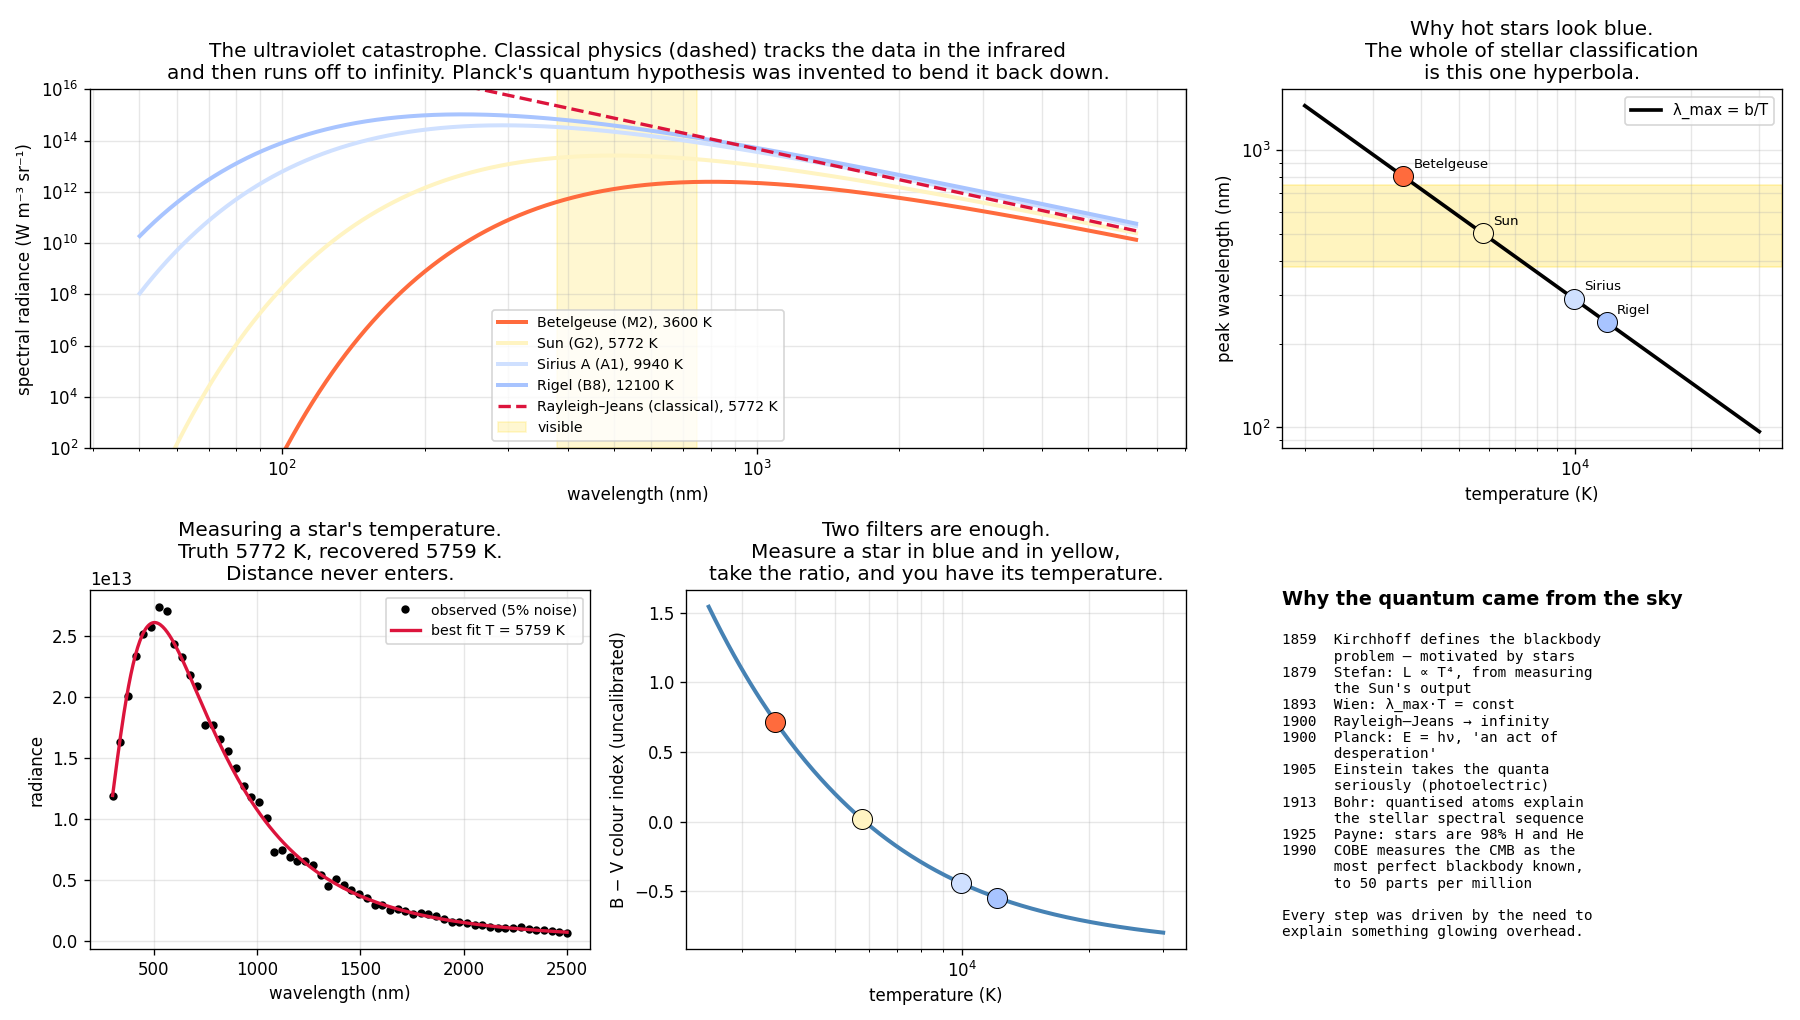

Write Python code to recreate this figure.
"""Starlight forced the quantum: fitting a star's colour breaks classical physics.

Classical thermodynamics makes a firm, unambiguous prediction for the spectrum of a
hot body — the Rayleigh–Jeans law, B ∝ T/λ⁴. It is derived from equipartition, one
of the most trusted principles in 19th-century physics. It is also catastrophically
wrong: it diverges at short wavelength, predicting infinite energy from every warm
object. Ehrenfest named it the "ultraviolet catastrophe".

Planck fixed it in December 1900 by assuming energy comes in lumps of hν. He called
it "an act of desperation" and spent years trying to get rid of the assumption.

The reason this is an ASTRONOMY chapter: stars are the best blackbodies in nature.
A lab cavity is an approximation of a star, not the other way round. Stellar
spectra, and later the cosmic microwave background (ch08), are where the Planck
function is tested to the precision that makes it undeniable — the CMB is the most
perfect blackbody ever measured, anywhere.

    phenomenon:   stars have colours, and hotter stars are bluer
    simulation:   Planck spectra for real stars from Betelgeuse to Rigel
    dissection:   fit T to a noisy observed spectrum with torch autograd
    formula:      Wien's λ_max·T = 2.898e−3 m·K falls out of dB/dλ = 0, which we
                  get from autograd rather than from calculus by hand.
"""
from pathlib import Path

import matplotlib.pyplot as plt
import numpy as np
import torch

H, C, K_B = 6.62607015e-34, 2.99792458e8, 1.380649e-23


def planck(lam, T):
    """Planck's law: the fix that needed quanta."""
    return (2 * H * C**2 / lam**5) / (torch.exp(H * C / (lam * K_B * T)) - 1)


def rayleigh_jeans(lam, T):
    """The classical prediction. Correct at long wavelength, insane at short."""
    return 2 * C * K_B * T / lam**4


STARS = [("Betelgeuse (M2)", 3600, "#ff6b3d"), ("Sun (G2)", 5772, "#fff4c2"),
         ("Sirius A (A1)", 9940, "#cfe0ff"), ("Rigel (B8)", 12100, "#a8c4ff")]

lam = torch.logspace(-7.3, -5.2, 1200, dtype=torch.float64)   # 50 nm → 6.3 µm

# --- Wien's law, obtained by autograd instead of by hand ---
print("Wien's displacement law, derived numerically (dB/dλ = 0 found with autograd):")
print("  star                T (K)    λ_max (nm)    λ_max·T (m·K)")
for name, T, _ in STARS:
    l = lam.clone().requires_grad_(True)
    B = planck(l, T)
    (grad,) = torch.autograd.grad(B.sum(), l)
    # the peak is where the derivative changes sign
    k = int(torch.where(grad[:-1] * grad[1:] < 0)[0][0])
    lmax = l[k].item()
    print(f"  {name:18s} {T:6d}   {lmax*1e9:9.1f}    {lmax*T:.6e}")
print(f"  accepted Wien constant b = 2.897771e-03 m·K")
print("  → the product is the same for every star: that is what 'displacement' means.\n")

# --- the ultraviolet catastrophe, quantified ---
print("The ultraviolet catastrophe, in numbers (Sun, T = 5772 K):")
print("   λ        Planck            Rayleigh–Jeans     RJ / Planck")
for lam_nm in (10000, 2000, 800, 500, 300, 150, 80):
    l = torch.tensor(lam_nm * 1e-9, dtype=torch.float64)
    p, r = planck(l, 5772.0).item(), rayleigh_jeans(l, 5772.0).item()
    print(f"  {lam_nm:5d} nm  {p:.4e}      {r:.4e}      {r/p:12.2f}")
print("  Classical physics is fine in the infrared and wrong by 10¹⁰ in the")
print("  ultraviolet. Integrated over all λ it predicts INFINITE emitted power.\n")

# total power: Stefan-Boltzmann emerges by integrating Planck
sigma_num = float(np.pi * torch.trapz(planck(lam, 5772.0), lam) / 5772.0**4)
print(f"Integrating Planck over all λ gives Stefan–Boltzmann:")
print(f"  σ (numerical) = {sigma_num:.6e} W m⁻² K⁻⁴")
print(f"  σ (accepted)  = 5.670374e-08 W m⁻² K⁻⁴")
print(f"  Integrating Rayleigh–Jeans instead gives infinity, for any temperature.\n")

# --- inverse problem: measure a star's temperature from its spectrum ---
torch.manual_seed(1)
T_TRUE = 5772.0
lam_obs = torch.linspace(300e-9, 2500e-9, 60, dtype=torch.float64)
clean = planck(lam_obs, T_TRUE)
observed = clean * (1 + 0.05 * torch.randn(len(lam_obs), dtype=torch.float64))

logT = torch.tensor(np.log(3000.0), dtype=torch.float64, requires_grad=True)
scale = torch.tensor(0.0, dtype=torch.float64, requires_grad=True)   # unknown distance
opt = torch.optim.Adam([logT, scale], lr=0.02)
for _ in range(6000):
    opt.zero_grad()
    model = torch.exp(scale) * planck(lam_obs, torch.exp(logT))
    loss = ((torch.log(model) - torch.log(observed)) ** 2).mean()
    loss.backward()
    opt.step()
T_fit = float(torch.exp(logT))
print(f"Fitting a noisy spectrum (5% errors, distance unknown):")
print(f"  recovered T = {T_fit:.1f} K   (truth {T_TRUE:.0f} K, "
      f"error {100*abs(T_fit-T_TRUE)/T_TRUE:.2f}%)")
print("  The distance scale factor is degenerate with luminosity — but NOT with")
print("  temperature, because the SHAPE of the curve depends only on T. That is why")
print("  we can know a star's temperature without knowing how far away it is.")

# --- visualization ---
fig = plt.figure(figsize=(15, 8.5))
gs = fig.add_gridspec(2, 3)

# Panel 1: the catastrophe
ax = fig.add_subplot(gs[0, :2])
for name, T, col in STARS:
    ax.loglog(lam * 1e9, planck(lam, T), color=col, lw=2.4, label=f"{name}, {T} K")
ax.loglog(lam * 1e9, rayleigh_jeans(lam, 5772.0), "--", color="crimson", lw=2,
          label="Rayleigh–Jeans (classical), 5772 K")
ax.axvspan(380, 750, color="gold", alpha=0.18, label="visible")
ax.set_ylim(1e2, 1e16)
ax.set_xlabel("wavelength (nm)")
ax.set_ylabel("spectral radiance (W m⁻³ sr⁻¹)")
ax.set_title("The ultraviolet catastrophe. Classical physics (dashed) tracks the "
             "data in the infrared\nand then runs off to infinity. "
             "Planck's quantum hypothesis was invented to bend it back down.")
ax.legend(fontsize=8.5, loc="lower center")
ax.grid(alpha=0.3, which="both")

# Panel 2: Wien's law
ax = fig.add_subplot(gs[0, 2])
Ts = torch.linspace(2000, 30000, 200, dtype=torch.float64)
lmax = 2.897771e-3 / Ts
ax.loglog(Ts, lmax * 1e9, color="black", lw=2.2, label="λ_max = b/T")
for name, T, col in STARS:
    ax.plot(T, 2.897771e-3 / T * 1e9, "o", color=col, ms=12, mec="k", mew=0.6)
    ax.annotate(name.split()[0], (T, 2.897771e-3 / T * 1e9), fontsize=8,
                xytext=(6, 5), textcoords="offset points")
ax.axhspan(380, 750, color="gold", alpha=0.25)
ax.set_xlabel("temperature (K)")
ax.set_ylabel("peak wavelength (nm)")
ax.set_title("Why hot stars look blue.\nThe whole of stellar classification\n"
             "is this one hyperbola.")
ax.legend(fontsize=9)
ax.grid(alpha=0.3, which="both")

# Panel 3: the temperature fit
ax = fig.add_subplot(gs[1, 0])
ax.plot(lam_obs * 1e9, observed, "o", color="black", ms=4, label="observed (5% noise)")
lam_f = torch.linspace(300e-9, 2500e-9, 400, dtype=torch.float64)
ax.plot(lam_f * 1e9, float(torch.exp(scale)) * planck(lam_f, T_fit), color="crimson",
        lw=2, label=f"best fit T = {T_fit:.0f} K")
ax.set_xlabel("wavelength (nm)")
ax.set_ylabel("radiance")
ax.set_title(f"Measuring a star's temperature.\nTruth {T_TRUE:.0f} K, recovered "
             f"{T_fit:.0f} K.\nDistance never enters.")
ax.legend(fontsize=8.5)
ax.grid(alpha=0.3)

# Panel 4: colour ratio as a thermometer
ax = fig.add_subplot(gs[1, 1])
Tg = torch.linspace(2500, 30000, 300, dtype=torch.float64)
b_band = planck(torch.tensor(445e-9, dtype=torch.float64), Tg)
v_band = planck(torch.tensor(551e-9, dtype=torch.float64), Tg)
bv = -2.5 * torch.log10(b_band / v_band)
ax.plot(Tg, bv, color="steelblue", lw=2.4)
for name, T, col in STARS:
    bb = planck(torch.tensor(445e-9, dtype=torch.float64), torch.tensor(float(T)))
    vv = planck(torch.tensor(551e-9, dtype=torch.float64), torch.tensor(float(T)))
    ax.plot(T, (-2.5 * torch.log10(bb / vv)).item(), "o", color=col, ms=12, mec="k", mew=0.6)
ax.set_xscale("log")
ax.set_xlabel("temperature (K)")
ax.set_ylabel("B − V colour index (uncalibrated)")
ax.set_title("Two filters are enough.\nMeasure a star in blue and in yellow,\n"
             "take the ratio, and you have its temperature.")
ax.grid(alpha=0.3, which="both")

# Panel 5: the timeline
ax = fig.add_subplot(gs[1, 2])
ax.axis("off")
ax.text(0.0, 1.0, "Why the quantum came from the sky", fontsize=11.5,
        weight="bold", va="top")
ax.text(0.0, 0.88, (
    "1859  Kirchhoff defines the blackbody\n"
    "      problem — motivated by stars\n"
    "1879  Stefan: L ∝ T⁴, from measuring\n"
    "      the Sun's output\n"
    "1893  Wien: λ_max·T = const\n"
    "1900  Rayleigh–Jeans → infinity\n"
    "1900  Planck: E = hν, 'an act of\n"
    "      desperation'\n"
    "1905  Einstein takes the quanta\n"
    "      seriously (photoelectric)\n"
    "1913  Bohr: quantised atoms explain\n"
    "      the stellar spectral sequence\n"
    "1925  Payne: stars are 98% H and He\n"
    "1990  COBE measures the CMB as the\n"
    "      most perfect blackbody known,\n"
    "      to 50 parts per million\n\n"
    "Every step was driven by the need to\n"
    "explain something glowing overhead."),
    fontsize=8.6, va="top", family="monospace")

plt.tight_layout()
out = Path(__file__).with_suffix(".png")
plt.savefig(out, dpi=120)
print(f"Saved: {out}")
